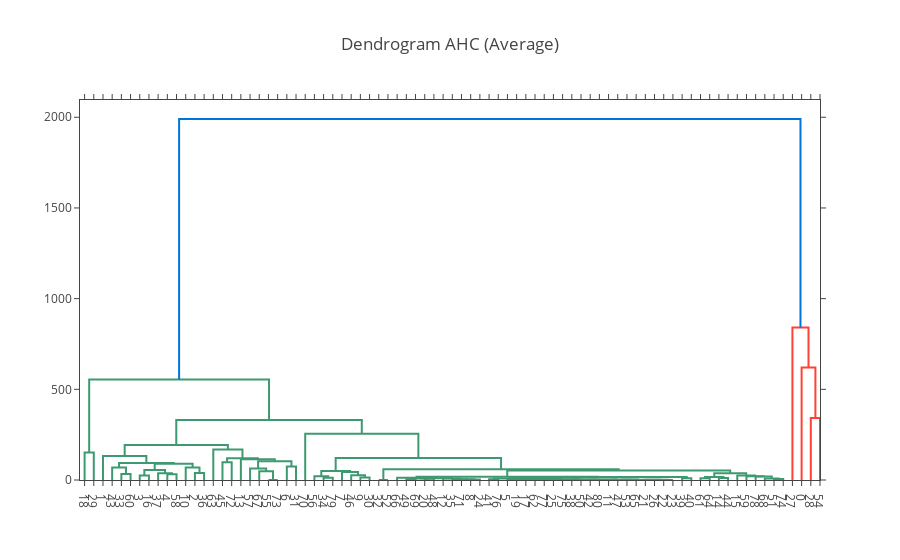

Notebook code for this chart:
### Code cell
# Create dendrogram figures for Average linkage
fig_average = ff.create_dendrogram(X_ahc, orientation='bottom', linkagefun=lambda x: linkage_matrix_average)
fig_average.update_layout(title='Dendrogram AHC (Average)')
fig_average.show()

### Figure 1 — Plotly figure (JSON) as saved in the notebook; plotly's stock layout.template omitted (floating-point values rounded to 4 significant figures)
{"data": [{"hoverinfo": "text", "marker": {"color": "rgb(61,153,112)"}, "mode": "lines", "type": "scatter", "x": [5, 5, 15, 15], "xaxis": "x", "y": [0, 151.1, 151.1, 0], "yaxis": "y"}, {"hoverinfo": "text", "marker": {"color": "rgb(61,153,112)"}, "mode": "lines", "type": "scatter", "x": [45, 45, 55, 55], "xaxis": "x", "y": [0, 33.63, 33.63, 0], "yaxis": "y"}, {"hoverinfo": "text", "marker": {"color": "rgb(61,153,112)"}, "mode": "lines", "type": "scatter", "x": [35, 35, 50, 50], "xaxis": "x", "y": [0, 68.31, 68.31, 33.63], "yaxis": "y"}, {"hoverinfo": "text", "marker": {"color": "rgb(61,153,112)"}, "mode": "lines", "type": "scatter", "x": [65, 65, 75, 75], "xaxis": "x", "y": [0, 24.15, 24.15, 0], "yaxis": "y"}, {"hoverinfo": "text", "marker": {"color": "rgb(61,153,112)"}, "mode": "lines", "type": "scatter", "x": [95, 95, 105, 105], "xaxis": "x", "y": [0, 32.08, 32.08, 0], "yaxis": "y"}, {"hoverinfo": "text", "marker": {"color": "rgb(61,153,112)"}, "mode": "lines", "type": "scatter", "x": [85, 85, 100, 100], "xaxis": "x", "y": [0, 36.85, 36.85, 32.08], "yaxis": "y"}, {"hoverinfo": "text", "marker": {"color": "rgb(61,153,112)"}, "mode": "lines", "type": "scatter", "x": [70, 70, 92.5, 92.5], "xaxis": "x", "y": [24.15, 54.56, 54.56, 36.85], "yaxis": "y"}, {"hoverinfo": "text", "marker": {"color": "rgb(61,153,112)"}, "mode": "lines", "type": "scatter", "x": [125, 125, 135, 135], "xaxis": "x", "y": [0, 38.67, 38.67, 0], "yaxis": "y"}, {"hoverinfo": "text", "marker": {"color": "rgb(61,153,112)"}, "mode": "lines", "type": "scatter", "x": [115, 115, 130, 130], "xaxis": "x", "y": [0, 69.33, 69.33, 38.67], "yaxis": "y"}, {"hoverinfo": "text", "marker": {"color": "rgb(61,153,112)"}, "mode": "lines", "type": "scatter", "x": [81.25, 81.25, 122.5, 122.5], "xaxis": "x", "y": [54.56, 89.27, 89.27, 69.33], "yaxis": "y"}, {"hoverinfo": "text", "marker": {"color": "rgb(61,153,112)"}, "mode": "lines", "type": "scatter", "x": [42.5, 42.5, 101.9, 101.9], "xaxis": "x", "y": [68.31, 93.85, 93.85, 89.27], "yaxis": "y"}, {"hoverinfo": "text", "marker": {"color": "rgb(61,153,112)"}, "mode": "lines", "type": "scatter", "x": [25, 25, 72.19, 72.19], "xaxis": "x", "y": [0, 132.1, 132.1, 93.85], "yaxis": "y"}, {"hoverinfo": "text", "marker": {"color": "rgb(61,153,112)"}, "mode": "lines", "type": "scatter", "x": [155, 155, 165, 165], "xaxis": "x", "y": [0, 98.28, 98.28, 0], "yaxis": "y"}, {"hoverinfo": "text", "marker": {"color": "rgb(61,153,112)"}, "mode": "lines", "type": "scatter", "x": [205, 205, 215, 215], "xaxis": "x", "y": [0, 0, 0, 0], "yaxis": "y"}, {"hoverinfo": "text", "marker": {"color": "rgb(61,153,112)"}, "mode": "lines", "type": "scatter", "x": [195, 195, 210, 210], "xaxis": "x", "y": [0, 48.9, 48.9, 0], "yaxis": "y"}, {"hoverinfo": "text", "marker": {"color": "rgb(61,153,112)"}, "mode": "lines", "type": "scatter", "x": [185, 185, 202.5, 202.5], "xaxis": "x", "y": [0, 63.32, 63.32, 48.9], "yaxis": "y"}, {"hoverinfo": "text", "marker": {"color": "rgb(61,153,112)"}, "mode": "lines", "type": "scatter", "x": [225, 225, 235, 235], "xaxis": "x", "y": [0, 74.58, 74.58, 0], "yaxis": "y"}, {"hoverinfo": "text", "marker": {"color": "rgb(61,153,112)"}, "mode": "lines", "type": "scatter", "x": [193.8, 193.8, 230, 230], "xaxis": "x", "y": [63.32, 102.9, 102.9, 74.58], "yaxis": "y"}, {"hoverinfo": "text", "marker": {"color": "rgb(61,153,112)"}, "mode": "lines", "type": "scatter", "x": [175, 175, 211.9, 211.9], "xaxis": "x", "y": [0, 114.2, 114.2, 102.9], "yaxis": "y"}, {"hoverinfo": "text", "marker": {"color": "rgb(61,153,112)"}, "mode": "lines", "type": "scatter", "x": [160, 160, 193.4, 193.4], "xaxis": "x", "y": [98.28, 120.4, 120.4, 114.2], "yaxis": "y"}, {"hoverinfo": "text", "marker": {"color": "rgb(61,153,112)"}, "mode": "lines", "type": "scatter", "x": [145, 145, 176.7, 176.7], "xaxis": "x", "y": [0, 168.8, 168.8, 120.4], "yaxis": "y"}, {"hoverinfo": "text", "marker": {"color": "rgb(61,153,112)"}, "mode": "lines", "type": "scatter", "x": [48.59, 48.59, 160.9, 160.9], "xaxis": "x", "y": [132.1, 193.2, 193.2, 168.8], "yaxis": "y"}, {"hoverinfo": "text", "marker": {"color": "rgb(61,153,112)"}, "mode": "lines", "type": "scatter", "x": [265, 265, 275, 275], "xaxis": "x", "y": [0, 11.79, 11.79, 0], "yaxis": "y"}, {"hoverinfo": "text", "marker": {"color": "rgb(61,153,112)"}, "mode": "lines", "type": "scatter", "x": [255, 255, 270, 270], "xaxis": "x", "y": [0, 20.59, 20.59, 11.79], "yaxis": "y"}, {"hoverinfo": "text", "marker": {"color": "rgb(61,153,112)"}, "mode": "lines", "type": "scatter", "x": [305, 305, 315, 315], "xaxis": "x", "y": [0, 14.11, 14.11, 0], "yaxis": "y"}, {"hoverinfo": "text", "marker": {"color": "rgb(61,153,112)"}, "mode": "lines", "type": "scatter", "x": [295, 295, 310, 310], "xaxis": "x", "y": [0, 25.83, 25.83, 14.11], "yaxis": "y"}, {"hoverinfo": "text", "marker": {"color": "rgb(61,153,112)"}, "mode": "lines", "type": "scatter", "x": [285, 285, 302.5, 302.5], "xaxis": "x", "y": [0, 44.04, 44.04, 25.83], "yaxis": "y"}, {"hoverinfo": "text", "marker": {"color": "rgb(61,153,112)"}, "mode": "lines", "type": "scatter", "x": [262.5, 262.5, 293.8, 293.8], "xaxis": "x", "y": [20.59, 49.04, 49.04, 44.04], "yaxis": "y"}, {"hoverinfo": "text", "marker": {"color": "rgb(61,153,112)"}, "mode": "lines", "type": "scatter", "x": [325, 325, 335, 335], "xaxis": "x", "y": [0, 0, 0, 0], "yaxis": "y"}, {"hoverinfo": "text", "marker": {"color": "rgb(61,153,112)"}, "mode": "lines", "type": "scatter", "x": [355, 355, 365, 365], "xaxis": "x", "y": [0, 3.464, 3.464, 0], "yaxis": "y"}, {"hoverinfo": "text", "marker": {"color": "rgb(61,153,112)"}, "mode": "lines", "type": "scatter", "x": [375, 375, 385, 385], "xaxis": "x", "y": [0, 6.481, 6.481, 0], "yaxis": "y"}, {"hoverinfo": "text", "marker": {"color": "rgb(61,153,112)"}, "mode": "lines", "type": "scatter", "x": [360, 360, 380, 380], "xaxis": "x", "y": [3.464, 8.468, 8.468, 6.481], "yaxis": "y"}, {"hoverinfo": "text", "marker": {"color": "rgb(61,153,112)"}, "mode": "lines", "type": "scatter", "x": [425, 425, 435, 435], "xaxis": "x", "y": [0, 3.317, 3.317, 0], "yaxis": "y"}, {"hoverinfo": "text", "marker": {"color": "rgb(61,153,112)"}, "mode": "lines", "type": "scatter", "x": [415, 415, 430, 430], "xaxis": "x", "y": [0, 3.936, 3.936, 3.317], "yaxis": "y"}, {"hoverinfo": "text", "marker": {"color": "rgb(61,153,112)"}, "mode": "lines", "type": "scatter", "x": [405, 405, 422.5, 422.5], "xaxis": "x", "y": [0, 4.544, 4.544, 3.936], "yaxis": "y"}, {"hoverinfo": "text", "marker": {"color": "rgb(61,153,112)"}, "mode": "lines", "type": "scatter", "x": [395, 395, 413.8, 413.8], "xaxis": "x", "y": [0, 8.89, 8.89, 4.544], "yaxis": "y"}, {"hoverinfo": "text", "marker": {"color": "rgb(61,153,112)"}, "mode": "lines", "type": "scatter", "x": [370, 370, 404.4, 404.4], "xaxis": "x", "y": [8.468, 9.861, 9.861, 8.89], "yaxis": "y"}, {"hoverinfo": "text", "marker": {"color": "rgb(61,153,112)"}, "mode": "lines", "type": "scatter", "x": [345, 345, 387.2, 387.2], "xaxis": "x", "y": [0, 12.85, 12.85, 9.861], "yaxis": "y"}, {"hoverinfo": "text", "marker": {"color": "rgb(61,153,112)"}, "mode": "lines", "type": "scatter", "x": [445, 445, 455, 455], "xaxis": "x", "y": [0, 4.123, 4.123, 0], "yaxis": "y"}, {"hoverinfo": "text", "marker": {"color": "rgb(61,153,112)"}, "mode": "lines", "type": "scatter", "x": [485, 485, 495, 495], "xaxis": "x", "y": [0, 2.646, 2.646, 0], "yaxis": "y"}, {"hoverinfo": "text", "marker": {"color": "rgb(61,153,112)"}, "mode": "lines", "type": "scatter", "x": [475, 475, 490, 490], "xaxis": "x", "y": [0, 3.39, 3.39, 2.646], "yaxis": "y"}, {"hoverinfo": "text", "marker": {"color": "rgb(61,153,112)"}, "mode": "lines", "type": "scatter", "x": [515, 515, 525, 525], "xaxis": "x", "y": [0, 1.414, 1.414, 0], "yaxis": "y"}, {"hoverinfo": "text", "marker": {"color": "rgb(61,153,112)"}, "mode": "lines", "type": "scatter", "x": [535, 535, 545, 545], "xaxis": "x", "y": [0, 2.236, 2.236, 0], "yaxis": "y"}, {"hoverinfo": "text", "marker": {"color": "rgb(61,153,112)"}, "mode": "lines", "type": "scatter", "x": [555, 555, 565, 565], "xaxis": "x", "y": [0, 1.732, 1.732, 0], "yaxis": "y"}, {"hoverinfo": "text", "marker": {"color": "rgb(61,153,112)"}, "mode": "lines", "type": "scatter", "x": [575, 575, 585, 585], "xaxis": "x", "y": [0, 0, 0, 0], "yaxis": "y"}, {"hoverinfo": "text", "marker": {"color": "rgb(61,153,112)"}, "mode": "lines", "type": "scatter", "x": [595, 595, 605, 605], "xaxis": "x", "y": [0, 0, 0, 0], "yaxis": "y"}, {"hoverinfo": "text", "marker": {"color": "rgb(61,153,112)"}, "mode": "lines", "type": "scatter", "x": [580, 580, 600, 600], "xaxis": "x", "y": [0, 1, 1, 0], "yaxis": "y"}, {"hoverinfo": "text", "marker": {"color": "rgb(61,153,112)"}, "mode": "lines", "type": "scatter", "x": [635, 635, 645, 645], "xaxis": "x", "y": [0, 0, 0, 0], "yaxis": "y"}, {"hoverinfo": "text", "marker": {"color": "rgb(61,153,112)"}, "mode": "lines", "type": "scatter", "x": [625, 625, 640, 640], "xaxis": "x", "y": [0, 1, 1, 0], "yaxis": "y"}, {"hoverinfo": "text", "marker": {"color": "rgb(61,153,112)"}, "mode": "lines", "type": "scatter", "x": [615, 615, 632.5, 632.5], "xaxis": "x", "y": [0, 1.821, 1.821, 1], "yaxis": "y"}, {"hoverinfo": "text", "marker": {"color": "rgb(61,153,112)"}, "mode": "lines", "type": "scatter", "x": [590, 590, 623.8, 623.8], "xaxis": "x", "y": [1, 1.956, 1.956, 1.821], "yaxis": "y"}, {"hoverinfo": "text", "marker": {"color": "rgb(61,153,112)"}, "mode": "lines", "type": "scatter", "x": [560, 560, 606.9, 606.9], "xaxis": "x", "y": [1.732, 2.353, 2.353, 1.956], "yaxis": "y"}, {"hoverinfo": "text", "marker": {"color": "rgb(61,153,112)"}, "mode": "lines", "type": "scatter", "x": [540, 540, 583.4, 583.4], "xaxis": "x", "y": [2.236, 2.477, 2.477, 2.353], "yaxis": "y"}, {"hoverinfo": "text", "marker": {"color": "rgb(61,153,112)"}, "mode": "lines", "type": "scatter", "x": [520, 520, 561.7, 561.7], "xaxis": "x", "y": [1.414, 3.022, 3.022, 2.477], "yaxis": "y"}, {"hoverinfo": "text", "marker": {"color": "rgb(61,153,112)"}, "mode": "lines", "type": "scatter", "x": [505, 505, 540.9, 540.9], "xaxis": "x", "y": [0, 4.175, 4.175, 3.022], "yaxis": "y"}, {"hoverinfo": "text", "marker": {"color": "rgb(61,153,112)"}, "mode": "lines", "type": "scatter", "x": [482.5, 482.5, 522.9, 522.9], "xaxis": "x", "y": [3.39, 4.999, 4.999, 4.175], "yaxis": "y"}, {"hoverinfo": "text", "marker": {"color": "rgb(61,153,112)"}, "mode": "lines", "type": "scatter", "x": [465, 465, 502.7, 502.7], "xaxis": "x", "y": [0, 6.055, 6.055, 4.999], "yaxis": "y"}, {"hoverinfo": "text", "marker": {"color": "rgb(61,153,112)"}, "mode": "lines", "type": "scatter", "x": [450, 450, 483.9, 483.9], "xaxis": "x", "y": [4.123, 8.49, 8.49, 6.055], "yaxis": "y"}, {"hoverinfo": "text", "marker": {"color": "rgb(61,153,112)"}, "mode": "lines", "type": "scatter", "x": [655, 655, 665, 665], "xaxis": "x", "y": [0, 10.15, 10.15, 0], "yaxis": "y"}, {"hoverinfo": "text", "marker": {"color": "rgb(61,153,112)"}, "mode": "lines", "type": "scatter", "x": [466.9, 466.9, 660, 660], "xaxis": "x", "y": [8.49, 17.14, 17.14, 10.15], "yaxis": "y"}, {"hoverinfo": "text", "marker": {"color": "rgb(61,153,112)"}, "mode": "lines", "type": "scatter", "x": [366.1, 366.1, 563.5, 563.5], "xaxis": "x", "y": [12.85, 18.14, 18.14, 17.14], "yaxis": "y"}, {"hoverinfo": "text", "marker": {"color": "rgb(61,153,112)"}, "mode": "lines", "type": "scatter", "x": [675, 675, 685, 685], "xaxis": "x", "y": [0, 9.055, 9.055, 0], "yaxis": "y"}, {"hoverinfo": "text", "marker": {"color": "rgb(61,153,112)"}, "mode": "lines", "type": "scatter", "x": [695, 695, 705, 705], "xaxis": "x", "y": [0, 10.63, 10.63, 0], "yaxis": "y"}, {"hoverinfo": "text", "marker": {"color": "rgb(61,153,112)"}, "mode": "lines", "type": "scatter", "x": [680, 680, 700, 700], "xaxis": "x", "y": [9.055, 16.87, 16.87, 10.63], "yaxis": "y"}, {"hoverinfo": "text", "marker": {"color": "rgb(61,153,112)"}, "mode": "lines", "type": "scatter", "x": [755, 755, 765, 765], "xaxis": "x", "y": [0, 5.196, 5.196, 0], "yaxis": "y"}, {"hoverinfo": "text", "marker": {"color": "rgb(61,153,112)"}, "mode": "lines", "type": "scatter", "x": [745, 745, 760, 760], "xaxis": "x", "y": [0, 8.745, 8.745, 5.196], "yaxis": "y"}, {"hoverinfo": "text", "marker": {"color": "rgb(61,153,112)"}, "mode": "lines", "type": "scatter", "x": [735, 735, 752.5, 752.5], "xaxis": "x", "y": [0, 18.79, 18.79, 8.745], "yaxis": "y"}, {"hoverinfo": "text", "marker": {"color": "rgb(61,153,112)"}, "mode": "lines", "type": "scatter", "x": [725, 725, 743.8, 743.8], "xaxis": "x", "y": [0, 21.31, 21.31, 18.79], "yaxis": "y"}, {"hoverinfo": "text", "marker": {"color": "rgb(61,153,112)"}, "mode": "lines", "type": "scatter", "x": [715, 715, 734.4, 734.4], "xaxis": "x", "y": [0, 24.56, 24.56, 21.31], "yaxis": "y"}, {"hoverinfo": "text", "marker": {"color": "rgb(61,153,112)"}, "mode": "lines", "type": "scatter", "x": [690, 690, 724.7, 724.7], "xaxis": "x", "y": [16.87, 36.91, 36.91, 24.56], "yaxis": "y"}, {"hoverinfo": "text", "marker": {"color": "rgb(61,153,112)"}, "mode": "lines", "type": "scatter", "x": [464.8, 464.8, 707.3, 707.3], "xaxis": "x", "y": [18.14, 51.71, 51.71, 36.91], "yaxis": "y"}, {"hoverinfo": "text", "marker": {"color": "rgb(61,153,112)"}, "mode": "lines", "type": "scatter", "x": [330, 330, 586.1, 586.1], "xaxis": "x", "y": [0, 59.47, 59.47, 51.71], "yaxis": "y"}, {"hoverinfo": "text", "marker": {"color": "rgb(61,153,112)"}, "mode": "lines", "type": "scatter", "x": [278.1, 278.1, 458.0, 458.0], "xaxis": "x", "y": [49.04, 120.8, 120.8, 59.47], "yaxis": "y"}, {"hoverinfo": "text", "marker": {"color": "rgb(61,153,112)"}, "mode": "lines", "type": "scatter", "x": [245, 245, 368.1, 368.1], "xaxis": "x", "y": [0, 254.6, 254.6, 120.8], "yaxis": "y"}, {"hoverinfo": "text", "marker": {"color": "rgb(61,153,112)"}, "mode": "lines", "type": "scatter", "x": [104.7, 104.7, 306.5, 306.5], "xaxis": "x", "y": [193.2, 330.3, 330.3, 254.6], "yaxis": "y"}, {"hoverinfo": "text", "marker": {"color": "rgb(61,153,112)"}, "mode": "lines", "type": "scatter", "x": [10, 10, 205.6, 205.6], "xaxis": "x", "y": [151.1, 553.9, 553.9, 330.3], "yaxis": "y"}, {"hoverinfo": "text", "marker": {"color": "rgb(255,65,54)"}, "mode": "lines", "type": "scatter", "x": [795, 795, 805, 805], "xaxis": "x", "y": [0, 341.9, 341.9, 0], "yaxis": "y"}, {"hoverinfo": "text", "marker": {"color": "rgb(255,65,54)"}, "mode": "lines", "type": "scatter", "x": [785, 785, 800, 800], "xaxis": "x", "y": [0, 620.0, 620.0, 341.9], "yaxis": "y"}, {"hoverinfo": "text", "marker": {"color": "rgb(255,65,54)"}, "mode": "lines", "type": "scatter", "x": [775, 775, 792.5, 792.5], "xaxis": "x", "y": [0, 841.0, 841.0, 620.0], "yaxis": "y"}, {"hoverinfo": "text", "marker": {"color": "rgb(0,116,217)"}, "mode": "lines", "type": "scatter", "x": [107.8, 107.8, 783.8, 783.8], "xaxis": "x", "y": [553.9, 1991.0, 1991.0, 841.0], "yaxis": "y"}], "layout": {"autosize": false, "height": null, "hovermode": "closest", "showlegend": false, "title": {"text": "Dendrogram AHC (Average)"}, "width": null, "xaxis": {"mirror": "allticks", "rangemode": "tozero", "showgrid": false, "showline": true, "showticklabels": true, "tickmode": "array", "ticks": "outside", "ticktext": ["18", "29", "1", "43", "33", "60", "3", "16", "37", "4", "58", "10", "2", "36", "63", "45", "72", "13", "57", "67", "55", "73", "6", "31", "70", "56", "34", "79", "7", "46", "9", "30", "32", "52", "66", "49", "69", "20", "48", "12", "35", "71", "8", "24", "41", "76", "5", "19", "17", "62", "77", "25", "75", "38", "50", "42", "80", "11", "47", "53", "65", "21", "26", "22", "23", "39", "40", "61", "64", "14", "44", "15", "59", "78", "68", "51", "74", "27", "0", "28", "54"], "tickvals": [5, 15, 25, 35, 45, 55, 65, 75, 85, 95, 105, 115, 125, 135, 145, 155, 165, 175, 185, 195, 205, 215, 225, 235, 245, 255, 265, 275, 285, 295, 305, 315, 325, 335, 345, 355, 365, 375, 385, 395, 405, 415, 425, 435, 445, 455, 465, 475, 485, 495, 505, 515, 525, 535, 545, 555, 565, 575, 585, 595, 605, 615, 625, 635, 645, 655, 665, 675, 685, 695, 705, 715, 725, 735, 745, 755, 765, 775, 785, 795, 805], "type": "linear", "zeroline": false}, "yaxis": {"mirror": "allticks", "rangemode": "tozero", "showgrid": false, "showline": true, "showticklabels": true, "ticks": "outside", "type": "linear", "zeroline": false}}}
